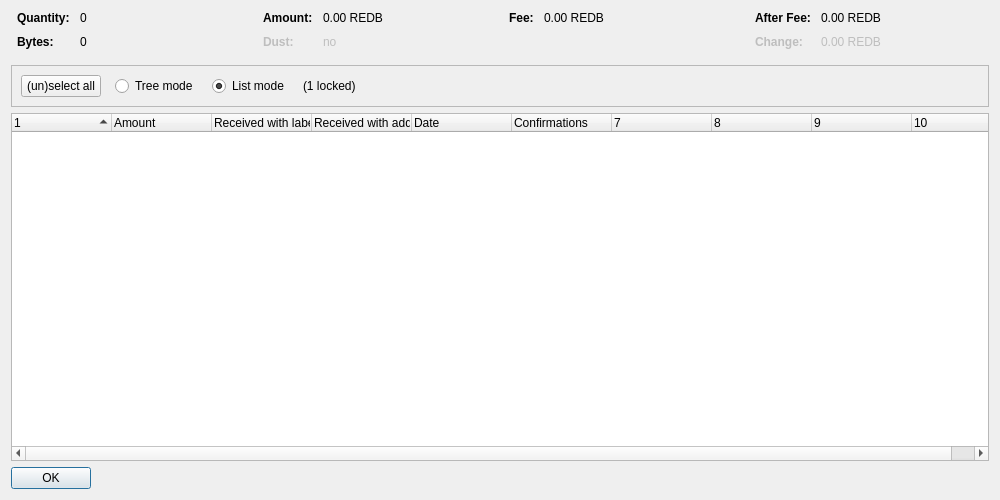
<?xml version="1.0" encoding="UTF-8"?>
<ui version="4.0">
 <class>CoinControlDialog</class>
 <widget class="QDialog" name="CoinControlDialog">
  <property name="geometry">
   <rect>
    <x>0</x>
    <y>0</y>
    <width>1000</width>
    <height>500</height>
   </rect>
  </property>
  <property name="windowTitle">
   <string>Coin Selection</string>
  </property>
  <layout class="QVBoxLayout" name="verticalLayout">
   <item>
    <layout class="QHBoxLayout" name="horizontalLayoutTop" stretch="0,0,0,0">
     <property name="topMargin">
      <number>0</number>
     </property>
     <property name="bottomMargin">
      <number>10</number>
     </property>
     <item>
      <layout class="QFormLayout" name="formLayoutCoinControl1">
       <property name="horizontalSpacing">
        <number>10</number>
       </property>
       <property name="verticalSpacing">
        <number>10</number>
       </property>
       <property name="leftMargin">
        <number>6</number>
       </property>
       <property name="rightMargin">
        <number>6</number>
       </property>
       <item row="0" column="0">
        <widget class="QLabel" name="labelCoinControlQuantityText">
         <property name="font">
          <font>
           <weight>75</weight>
           <bold>true</bold>
          </font>
         </property>
         <property name="text">
          <string>Quantity:</string>
         </property>
        </widget>
       </item>
       <item row="0" column="1">
        <widget class="QLabel" name="labelCoinControlQuantity">
         <property name="cursor">
          <cursorShape>IBeamCursor</cursorShape>
         </property>
         <property name="contextMenuPolicy">
          <enum>Qt::ActionsContextMenu</enum>
         </property>
         <property name="text">
          <string notr="true">0</string>
         </property>
         <property name="textInteractionFlags">
          <set>Qt::LinksAccessibleByMouse|Qt::TextSelectableByKeyboard|Qt::TextSelectableByMouse</set>
         </property>
        </widget>
       </item>
       <item row="1" column="0">
        <widget class="QLabel" name="labelCoinControlBytesText">
         <property name="font">
          <font>
           <weight>75</weight>
           <bold>true</bold>
          </font>
         </property>
         <property name="text">
          <string>Bytes:</string>
         </property>
        </widget>
       </item>
       <item row="1" column="1">
        <widget class="QLabel" name="labelCoinControlBytes">
         <property name="cursor">
          <cursorShape>IBeamCursor</cursorShape>
         </property>
         <property name="contextMenuPolicy">
          <enum>Qt::ActionsContextMenu</enum>
         </property>
         <property name="text">
          <string notr="true">0</string>
         </property>
         <property name="textInteractionFlags">
          <set>Qt::LinksAccessibleByMouse|Qt::TextSelectableByKeyboard|Qt::TextSelectableByMouse</set>
         </property>
        </widget>
       </item>
      </layout>
     </item>
     <item>
      <layout class="QFormLayout" name="formLayoutCoinControl2">
       <property name="horizontalSpacing">
        <number>10</number>
       </property>
       <property name="verticalSpacing">
        <number>10</number>
       </property>
       <property name="leftMargin">
        <number>6</number>
       </property>
       <property name="rightMargin">
        <number>6</number>
       </property>
       <item row="0" column="0">
        <widget class="QLabel" name="labelCoinControlAmountText">
         <property name="font">
          <font>
           <weight>75</weight>
           <bold>true</bold>
          </font>
         </property>
         <property name="text">
          <string>Amount:</string>
         </property>
        </widget>
       </item>
       <item row="0" column="1">
        <widget class="QLabel" name="labelCoinControlAmount">
         <property name="cursor">
          <cursorShape>IBeamCursor</cursorShape>
         </property>
         <property name="contextMenuPolicy">
          <enum>Qt::ActionsContextMenu</enum>
         </property>
         <property name="text">
          <string notr="true">0.00 REDB</string>
         </property>
         <property name="textInteractionFlags">
          <set>Qt::LinksAccessibleByMouse|Qt::TextSelectableByKeyboard|Qt::TextSelectableByMouse</set>
         </property>
        </widget>
       </item>
       <item row="1" column="0">
        <widget class="QLabel" name="labelCoinControlLowOutputText">
         <property name="enabled">
          <bool>false</bool>
         </property>
         <property name="font">
          <font>
           <weight>75</weight>
           <bold>true</bold>
          </font>
         </property>
         <property name="text">
          <string>Dust:</string>
         </property>
        </widget>
       </item>
       <item row="1" column="1">
        <widget class="QLabel" name="labelCoinControlLowOutput">
         <property name="enabled">
          <bool>false</bool>
         </property>
         <property name="cursor">
          <cursorShape>IBeamCursor</cursorShape>
         </property>
         <property name="contextMenuPolicy">
          <enum>Qt::ActionsContextMenu</enum>
         </property>
         <property name="text">
          <string notr="true">no</string>
         </property>
         <property name="textInteractionFlags">
          <set>Qt::LinksAccessibleByMouse|Qt::TextSelectableByKeyboard|Qt::TextSelectableByMouse</set>
         </property>
        </widget>
       </item>
      </layout>
     </item>
     <item>
      <layout class="QFormLayout" name="formLayoutCoinControl3">
       <property name="horizontalSpacing">
        <number>10</number>
       </property>
       <property name="verticalSpacing">
        <number>10</number>
       </property>
       <property name="leftMargin">
        <number>6</number>
       </property>
       <property name="rightMargin">
        <number>6</number>
       </property>
       <item row="0" column="0">
        <widget class="QLabel" name="labelCoinControlFeeText">
         <property name="font">
          <font>
           <weight>75</weight>
           <bold>true</bold>
          </font>
         </property>
         <property name="text">
          <string>Fee:</string>
         </property>
        </widget>
       </item>
       <item row="0" column="1">
        <widget class="QLabel" name="labelCoinControlFee">
         <property name="cursor">
          <cursorShape>IBeamCursor</cursorShape>
         </property>
         <property name="contextMenuPolicy">
          <enum>Qt::ActionsContextMenu</enum>
         </property>
         <property name="text">
          <string notr="true">0.00 REDB</string>
         </property>
         <property name="textInteractionFlags">
          <set>Qt::LinksAccessibleByMouse|Qt::TextSelectableByKeyboard|Qt::TextSelectableByMouse</set>
         </property>
        </widget>
       </item>
      </layout>
     </item>
     <item>
      <layout class="QFormLayout" name="formLayoutCoinControl4">
       <property name="horizontalSpacing">
        <number>10</number>
       </property>
       <property name="verticalSpacing">
        <number>10</number>
       </property>
       <property name="leftMargin">
        <number>6</number>
       </property>
       <property name="rightMargin">
        <number>6</number>
       </property>
       <item row="0" column="0">
        <widget class="QLabel" name="labelCoinControlAfterFeeText">
         <property name="font">
          <font>
           <weight>75</weight>
           <bold>true</bold>
          </font>
         </property>
         <property name="text">
          <string>After Fee:</string>
         </property>
        </widget>
       </item>
       <item row="0" column="1">
        <widget class="QLabel" name="labelCoinControlAfterFee">
         <property name="cursor">
          <cursorShape>IBeamCursor</cursorShape>
         </property>
         <property name="contextMenuPolicy">
          <enum>Qt::ActionsContextMenu</enum>
         </property>
         <property name="text">
          <string notr="true">0.00 REDB</string>
         </property>
         <property name="textInteractionFlags">
          <set>Qt::LinksAccessibleByMouse|Qt::TextSelectableByKeyboard|Qt::TextSelectableByMouse</set>
         </property>
        </widget>
       </item>
       <item row="1" column="0">
        <widget class="QLabel" name="labelCoinControlChangeText">
         <property name="enabled">
          <bool>false</bool>
         </property>
         <property name="font">
          <font>
           <weight>75</weight>
           <bold>true</bold>
          </font>
         </property>
         <property name="text">
          <string>Change:</string>
         </property>
        </widget>
       </item>
       <item row="1" column="1">
        <widget class="QLabel" name="labelCoinControlChange">
         <property name="enabled">
          <bool>false</bool>
         </property>
         <property name="cursor">
          <cursorShape>IBeamCursor</cursorShape>
         </property>
         <property name="contextMenuPolicy">
          <enum>Qt::ActionsContextMenu</enum>
         </property>
         <property name="text">
          <string notr="true">0.00 REDB</string>
         </property>
         <property name="textInteractionFlags">
          <set>Qt::LinksAccessibleByMouse|Qt::TextSelectableByKeyboard|Qt::TextSelectableByMouse</set>
         </property>
        </widget>
       </item>
      </layout>
     </item>
    </layout>
   </item>
   <item>
    <widget class="QFrame" name="frame">
     <property name="minimumSize">
      <size>
       <width>0</width>
       <height>40</height>
      </size>
     </property>
     <property name="frameShape">
      <enum>QFrame::StyledPanel</enum>
     </property>
     <property name="frameShadow">
      <enum>QFrame::Sunken</enum>
     </property>
     <layout class="QHBoxLayout" name="horizontalLayout">
      <item>
       <layout class="QHBoxLayout" name="horizontalLayoutPanel" stretch="0,0,0,0,0">
        <property name="spacing">
         <number>14</number>
        </property>
        <item>
         <widget class="QPushButton" name="pushButtonSelectAll">
          <property name="sizePolicy">
           <sizepolicy hsizetype="Maximum" vsizetype="Fixed">
            <horstretch>0</horstretch>
            <verstretch>0</verstretch>
           </sizepolicy>
          </property>
          <property name="text">
           <string>(un)select all</string>
          </property>
          <property name="autoDefault">
           <bool>false</bool>
          </property>
         </widget>
        </item>
        <item>
         <widget class="QRadioButton" name="radioTreeMode">
          <property name="sizePolicy">
           <sizepolicy hsizetype="Maximum" vsizetype="Fixed">
            <horstretch>0</horstretch>
            <verstretch>0</verstretch>
           </sizepolicy>
          </property>
          <property name="text">
           <string>Tree mode</string>
          </property>
         </widget>
        </item>
        <item>
         <widget class="QRadioButton" name="radioListMode">
          <property name="sizePolicy">
           <sizepolicy hsizetype="Maximum" vsizetype="Fixed">
            <horstretch>0</horstretch>
            <verstretch>0</verstretch>
           </sizepolicy>
          </property>
          <property name="text">
           <string>List mode</string>
          </property>
          <property name="checked">
           <bool>true</bool>
          </property>
         </widget>
        </item>
        <item>
         <widget class="QLabel" name="labelLocked">
          <property name="text">
           <string notr="true">(1 locked)</string>
          </property>
         </widget>
        </item>
        <item>
         <spacer name="horizontalSpacer">
          <property name="orientation">
           <enum>Qt::Horizontal</enum>
          </property>
          <property name="sizeHint" stdset="0">
           <size>
            <width>40</width>
            <height>20</height>
           </size>
          </property>
         </spacer>
        </item>
       </layout>
      </item>
     </layout>
    </widget>
   </item>
   <item>
    <widget class="CoinControlTreeWidget" name="treeWidget">
     <property name="contextMenuPolicy">
      <enum>Qt::CustomContextMenu</enum>
     </property>
     <property name="sortingEnabled">
      <bool>false</bool>
     </property>
     <property name="columnCount">
      <number>10</number>
     </property>
     <attribute name="headerShowSortIndicator" stdset="0">
      <bool>true</bool>
     </attribute>
     <attribute name="headerStretchLastSection">
      <bool>false</bool>
     </attribute>
     <column>
      <property name="text">
       <string/>
      </property>
     </column>
     <column>
      <property name="text">
       <string>Amount</string>
      </property>
     </column>
     <column>
      <property name="text">
       <string>Received with label</string>
      </property>
     </column>
     <column>
      <property name="text">
       <string>Received with address</string>
      </property>
     </column>
     <column>
      <property name="text">
       <string>Date</string>
      </property>
     </column>
     <column>
      <property name="text">
       <string>Confirmations</string>
      </property>
      <property name="toolTip">
       <string>Confirmed</string>
      </property>
     </column>
     <column>
      <property name="text">
       <string/>
      </property>
     </column>
     <column>
      <property name="text">
       <string/>
      </property>
     </column>
     <column>
      <property name="text">
       <string/>
      </property>
     </column>
     <column>
      <property name="text">
       <string/>
      </property>
     </column>
    </widget>
   </item>
   <item>
    <widget class="QDialogButtonBox" name="buttonBox">
     <property name="sizePolicy">
      <sizepolicy hsizetype="Maximum" vsizetype="Fixed">
       <horstretch>0</horstretch>
       <verstretch>0</verstretch>
      </sizepolicy>
     </property>
     <property name="orientation">
      <enum>Qt::Horizontal</enum>
     </property>
     <property name="standardButtons">
      <set>QDialogButtonBox::Ok</set>
     </property>
    </widget>
   </item>
  </layout>
 </widget>
 <customwidgets>
  <customwidget>
   <class>CoinControlTreeWidget</class>
   <extends>QTreeWidget</extends>
   <header>qt/coincontroltreewidget.h</header>
  </customwidget>
 </customwidgets>
 <resources/>
 <connections/>
</ui>
